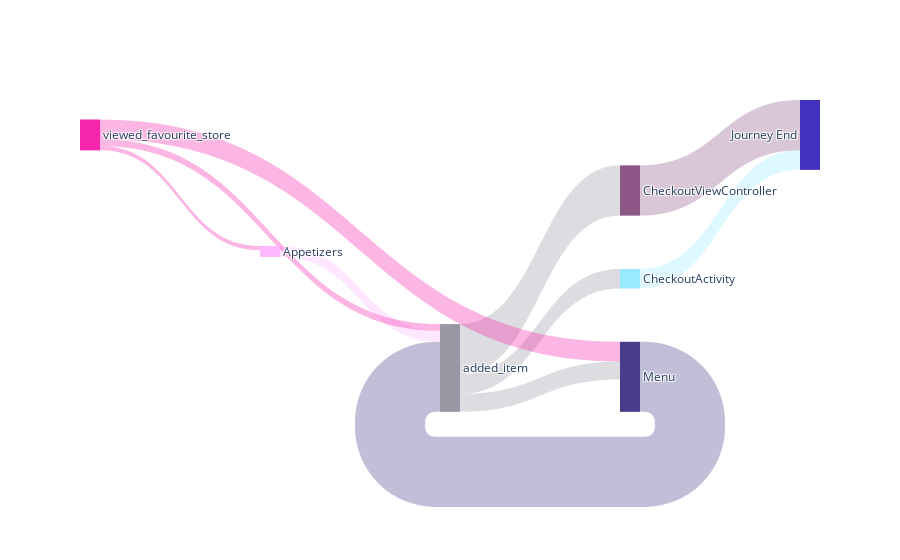

The code cell stored with this chart in its notebook:
### Code cell
ga4_user_pathing.display_sankey(df_sankey, df_index, count_field=COUNT_FIELD, link_opacity=.3)

### Figure 1 — Plotly figure (JSON) as saved in the notebook; plotly's stock layout.template omitted (floating-point values rounded to 4 significant figures)
{"data": [{"arrangement": "freeform", "link": {"color": ["rgba(255, 177, 255, 0.3)", "rgba(142, 231, 255, 0.3)", "rgba(128, 68, 123, 0.3)", "rgba(53, 41, 127, 0.3)", "rgba(142, 140, 153, 0.3)", "rgba(142, 140, 153, 0.3)", "rgba(142, 140, 153, 0.3)", "rgba(244, 14, 164, 0.3)", "rgba(244, 14, 164, 0.3)", "rgba(244, 14, 164, 0.3)"], "source": [6, 5, 3, 1, 0, 0, 0, 4, 4, 4], "target": [0, 2, 2, 0, 5, 3, 1, 6, 1, 0], "value": [1515, 2713, 6947, 9686, 2713, 6947, 2473, 602, 2733, 932]}, "node": {"color": ["rgba(142, 140, 153, 0.9)", "rgba(53, 41, 127, 0.9)", "rgba(45, 27, 181, 0.9)", "rgba(128, 68, 123, 0.9)", "rgba(244, 14, 164, 0.9)", "rgba(142, 231, 255, 0.9)", "rgba(255, 177, 255, 0.9)"], "label": ["added_item", "Menu", "Journey End", "CheckoutViewController", "viewed_favourite_store", "CheckoutActivity", "Appetizers"], "line": {"color": "gray", "width": 0}, "pad": 30, "thickness": 20}, "type": "sankey", "valueformat": ".0f"}], "layout": {}}
